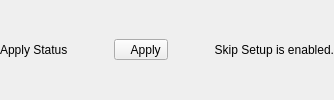
        <widget class="QWidget" name="bottomBar" native="true">
         <layout class="QHBoxLayout" name="horizontalLayout_2">
          <property name="leftMargin">
           <number>0</number>
          </property>
          <property name="topMargin">
           <number>0</number>
          </property>
          <property name="rightMargin">
           <number>0</number>
          </property>
          <property name="bottomMargin">
           <number>0</number>
          </property>
          <item>
           <widget class="QLabel" name="applyStatusLbl">
            <property name="text">
             <string notr="true">Apply Status</string>
            </property>
           </widget>
          </item>
          <item>
           <spacer name="horizontalSpacer_4">
            <property name="orientation">
             <enum>Qt::Horizontal</enum>
            </property>
            <property name="sizeHint" stdset="0">
             <size>
              <width>40</width>
              <height>20</height>
             </size>
            </property>
           </spacer>
          </item>
          <item>
           <widget class="QToolButton" name="applyBtn">
            <property name="enabled">
             <bool>true</bool>
            </property>
            <property name="cursor">
             <cursorShape>PointingHandCursor</cursorShape>
            </property>
            <property name="text">
             <string>   Apply</string>
            </property>
            <property name="icon">
             <iconset resource="../resources.qrc">
              <normaloff>:/icon/check-circle.svg</normaloff>:/icon/check-circle.svg</iconset>
            </property>
            <property name="toolButtonStyle">
             <enum>Qt::ToolButtonTextBesideIcon</enum>
            </property>
           </widget>
          </item>
          <item>
           <spacer name="horizontalSpacer_11">
            <property name="orientation">
             <enum>Qt::Horizontal</enum>
            </property>
            <property name="sizeHint" stdset="0">
             <size>
              <width>40</width>
              <height>20</height>
             </size>
            </property>
           </spacer>
          </item>
          <item>
           <widget class="QLabel" name="skipSetupEnabledLbl">
            <property name="text">
             <string>Skip Setup is enabled.</string>
            </property>
            <property name="alignment">
             <set>Qt::AlignRight|Qt::AlignTrailing|Qt::AlignVCenter</set>
            </property>
           </widget>
          </item>
         </layout>
        </widget>
